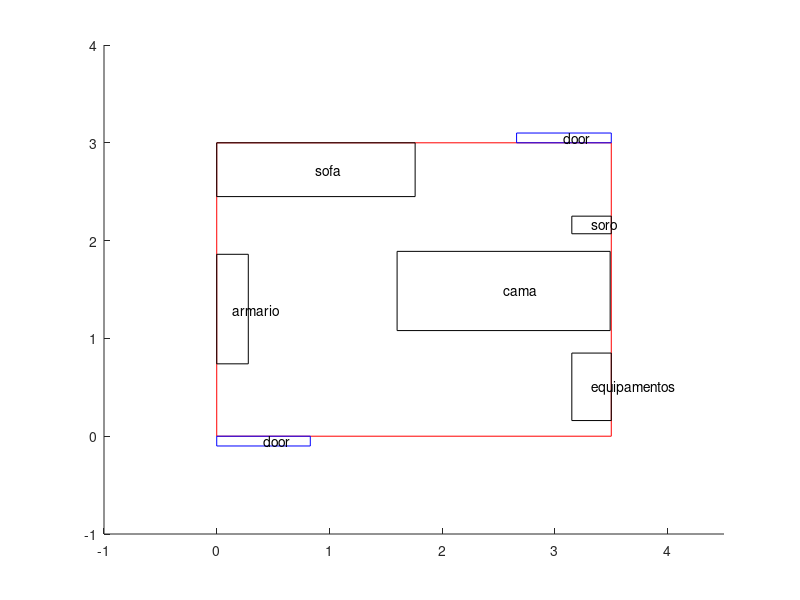

This chart was generated by the following MATLAB code:
% component =  [ xPosition yPosition width height ]
limits = [0 0 3.5 3];
sofa = [0 2.45 1.76 .55];
cabinet = [0 .74 .28 1.12];
southDoor = [0 -.1 .83 .1];
northDoor = [2.66 3 .84 .1];
equipment = [3.15 .16 .35 .69];
serum = [3.15 2.07 .35 .18];
bed = [1.6 1.08 1.89 .81];

scenario1 = figure();
hold on;
axis([-1 4.5 -1 4]); % TODO max position x, y increased by 1

rectangle('Position', limits, 'EdgeColor', 'red');
rectangle('Position', sofa);
rectangle('Position', cabinet);
rectangle('Position', southDoor, 'EdgeColor', 'blue');
rectangle('Position', northDoor, 'EdgeColor', 'blue');
rectangle('Position', equipment);
rectangle('Position', serum);
rectangle('Position', bed);

% put a label name on components
% TODO with small components, put arrow and names outside
putText = @(furniture, label) text(furniture(1)+furniture(3)/2, furniture(2)+furniture(4)/2, label);

putText(bed, 'cama');
putText(sofa, 'sofa');
putText(cabinet, 'armario');
putText(serum, 'soro');
putText(equipment, 'equipamentos');
putText(southDoor, 'door');
putText(northDoor, 'door');

hold off;
